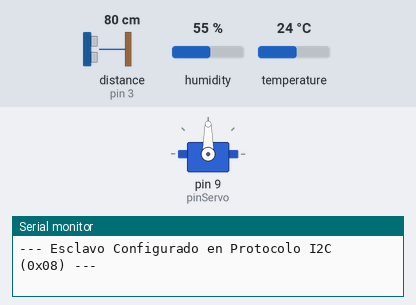
Bench run of a sketch on a simulated Arduino Uno, built with avr-gcc and run on an emulated ATmega328P. Parts: servo, the last lines printed to the serial monitor. Wiring (inferred from the names in the program): ultrasonic range finder: trigger pin 2; echo pin 3. Inputs (shaded band) come from the test bench; at power-on: distance to the obstacle (sensor on pin 3) 80 cm, humidity 55 %, temperature 24 °C. The echo pulse lasts 58.3 µs per cm.

Above: at 1.2 s.
1.3 s: distance to the obstacle (sensor on pin 3) set to 2 cm
At 3.5 s:
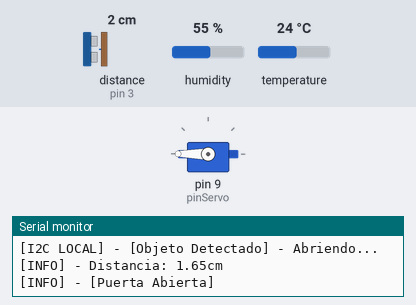
4.8 s: distance to the obstacle (sensor on pin 3) set to 60 cm
At 5.54 s:
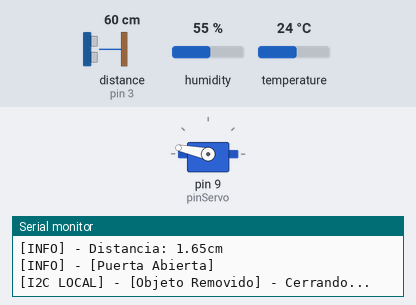
11.1 s: distance to the obstacle (sensor on pin 3) set to 4 cm
At 14.2 s:
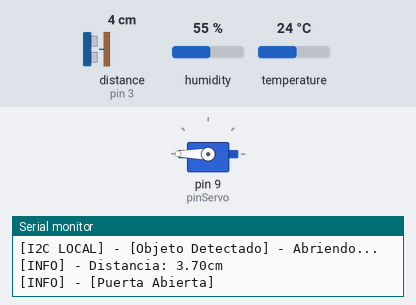
14.6 s: distance to the obstacle (sensor on pin 3) set to 120 cm
At 15.97 s:
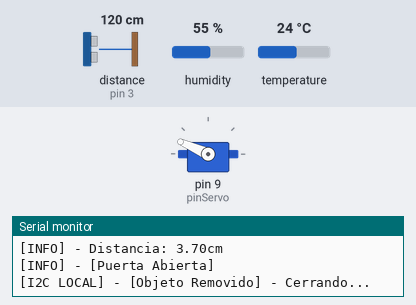
Timing chart, 0 to 19.1 s (numbered marks = the images above; inputs shaded):
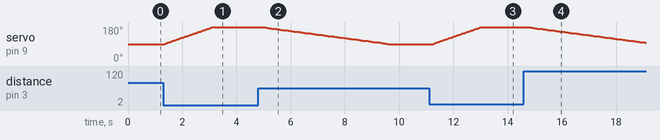

Measured:
- after the input at 1.3 s, servo on pin 9 (pinServo): moves from 90° to 180° over 1.8 s, starting after 0.05 s
- after the input at 4.8 s, servo on pin 9 (pinServo): moves from 180° to 90° over 4.6 s, starting after 0.17 s
- after the input at 11.1 s, servo on pin 9 (pinServo): moves from 90° to 180° over 1.8 s, starting after 0.15 s
- after the input at 14.6 s, servo on pin 9 (pinServo): moves from 180° to 96° over 4.3 s, starting after 0.16 s

The sketch:

practicaArduino.ino
```cpp
#include <Wire.h>
#include <Servo.h>
#include "DHT.h"

#include <SoftwareSerial.h> // Ya no se usa para comunicarse con NodeMCU

#define DIRECCION_I2C 0x08 // Dirección fija de este Arduino en el bus I2C

const int pinTrig = 2;
const int pinEcho = 3;
#define DHTPIN 4
#define DHTTYPE DHT11
DHT dht(DHTPIN, DHTTYPE);

Servo miPuerta;
const int pinServo = 9;

volatile unsigned long tiempoInicio = 0;
volatile unsigned long tiempoFin = 0;
volatile bool nuevoDatoUltrasonico = false;
unsigned long ultimoDisparoUltrasonico = 0;
unsigned long ultimaLecturaTemperatura = 0;

float distanciaActual = 0.0;
float temperaturaActual = 0.0;
bool puertaAbierta = false;

// Variables para empaquetar los datos en el envío I2C
char paqueteDatos[32] = "0.0,0.0";

void setup() {
  Serial.begin(9600);
  dht.begin();

  miPuerta.attach(pinServo);
  miPuerta.write(90); // Posición inicial cerrada

  pinMode(pinTrig, OUTPUT);
  pinMode(pinEcho, INPUT);
  digitalWrite(pinTrig, LOW);

  attachInterrupt(digitalPinToInterrupt(pinEcho), echoInterrupt, CHANGE);

  // INICIALIZAR ARDUINO COMO ESCLAVO I2C
  Wire.begin(DIRECCION_I2C);
  Wire.onRequest(enviarDatosI2C); // Registrar el evento de petición del Maestro (Segundo plano nativo)

  Serial.println("--- Esclavo Configurado en Protocolo I2C (0x08) ---");
}

void loop() {
  unsigned long tiempoActual = millis();

  // variables globales para esperar a cerrar la puerta
  unsigned long tiempoCierre = 0;
  bool esperandoCerrar = false;

  if (tiempoActual - ultimoDisparoUltrasonico >= 100) {
    ultimoDisparoUltrasonico = tiempoActual;
    digitalWrite(pinTrig, HIGH);
    delayMicroseconds(10);
    digitalWrite(pinTrig, LOW);
  }

  if (nuevoDatoUltrasonico) {
    unsigned long duracion = tiempoFin - tiempoInicio;
    distanciaActual = (duracion * 0.0343) / 2.0;

    if (distanciaActual <= 50.0 && distanciaActual > 0) {

      if (!puertaAbierta) {

        Serial.println("[I2C LOCAL] - [Objeto Detectado] - Abriendo...");
        Serial.print("[INFO] - Distancia: ");
        Serial.print(distanciaActual);
        Serial.println("cm");

        for (int grado = 90; grado <= 180; grado += 2) {
          miPuerta.write(grado);
          delay(40);
        }

        puertaAbierta = true;
        Serial.println("[INFO] - [Puerta Abierta]");
      }
    }

    else {

      if (puertaAbierta) {
        Serial.println("[I2C LOCAL] - [Objeto Removido] - Cerrando...");
        for (int grado = 180; grado >= 90; grado -= 2) {
          miPuerta.write(grado);
          delay(105);
        }
        puertaAbierta = false;
        Serial.println("[INFO] - [Puerta Cerrada]");
      }
    }
    nuevoDatoUltrasonico = false;
  }

  // Leer temperatura cada 10 segundos y actualizar el paquete global
  if (tiempoActual - ultimaLecturaTemperatura >= 10000) {
    ultimaLecturaTemperatura = tiempoActual;
    float t = dht.readTemperature();
    if (!isnan(t)) {
      temperaturaActual = t;

      //Serial.println("[I2C LOCAL] - [Temperatura] - Calculando...");
      Serial.print("[INFO] - Temperatura: ");
      Serial.print(temperaturaActual);
      Serial.println("°C");

      // Convertir las variables flotantes en una sola cadena de texto guardada en 'paqueteDatos'
      dtostrf(distanciaActual, 4, 2, paqueteDatos);
      strcat(paqueteDatos, ",");
      char tempStr[10];
      dtostrf(temperaturaActual, 4, 2, tempStr);
      strcat(paqueteDatos, tempStr);
    }
  }
}

void echoInterrupt() {
  if (digitalRead(pinEcho) == HIGH) {
    tiempoInicio = micros();
  } else {
    tiempoFin = micros();
    nuevoDatoUltrasonico = true;
  }
}

// FUNCIÓN EN SEGUNDO PLANO: Se ejecuta automáticamente por hardware cuando el NodeMCU pide datos
void enviarDatosI2C() {
  Wire.write(paqueteDatos); // Envía la cadena "DISTANCIA,TEMPERATURA"
}
```
